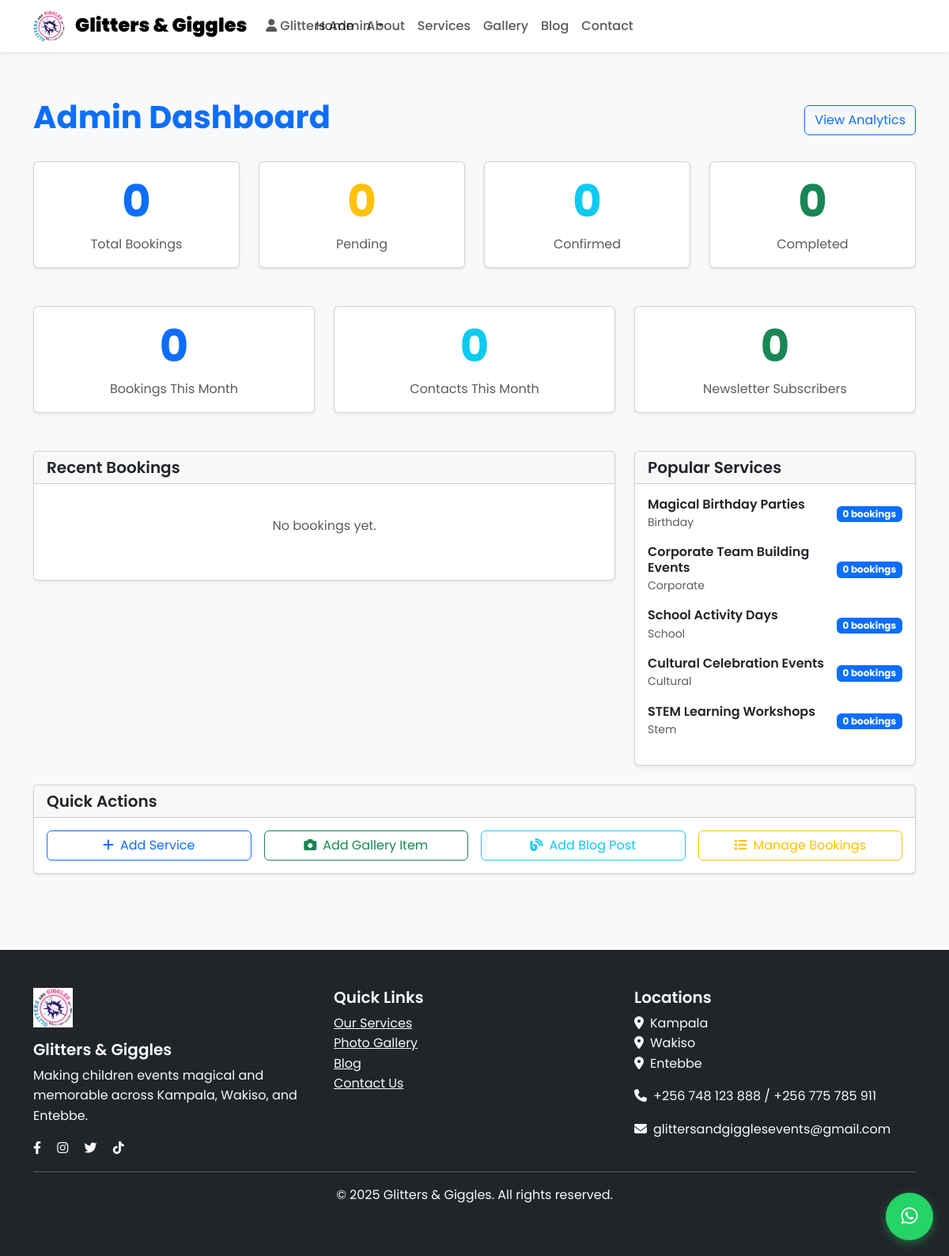
The app's page /dashboard/ (signed in), older data.
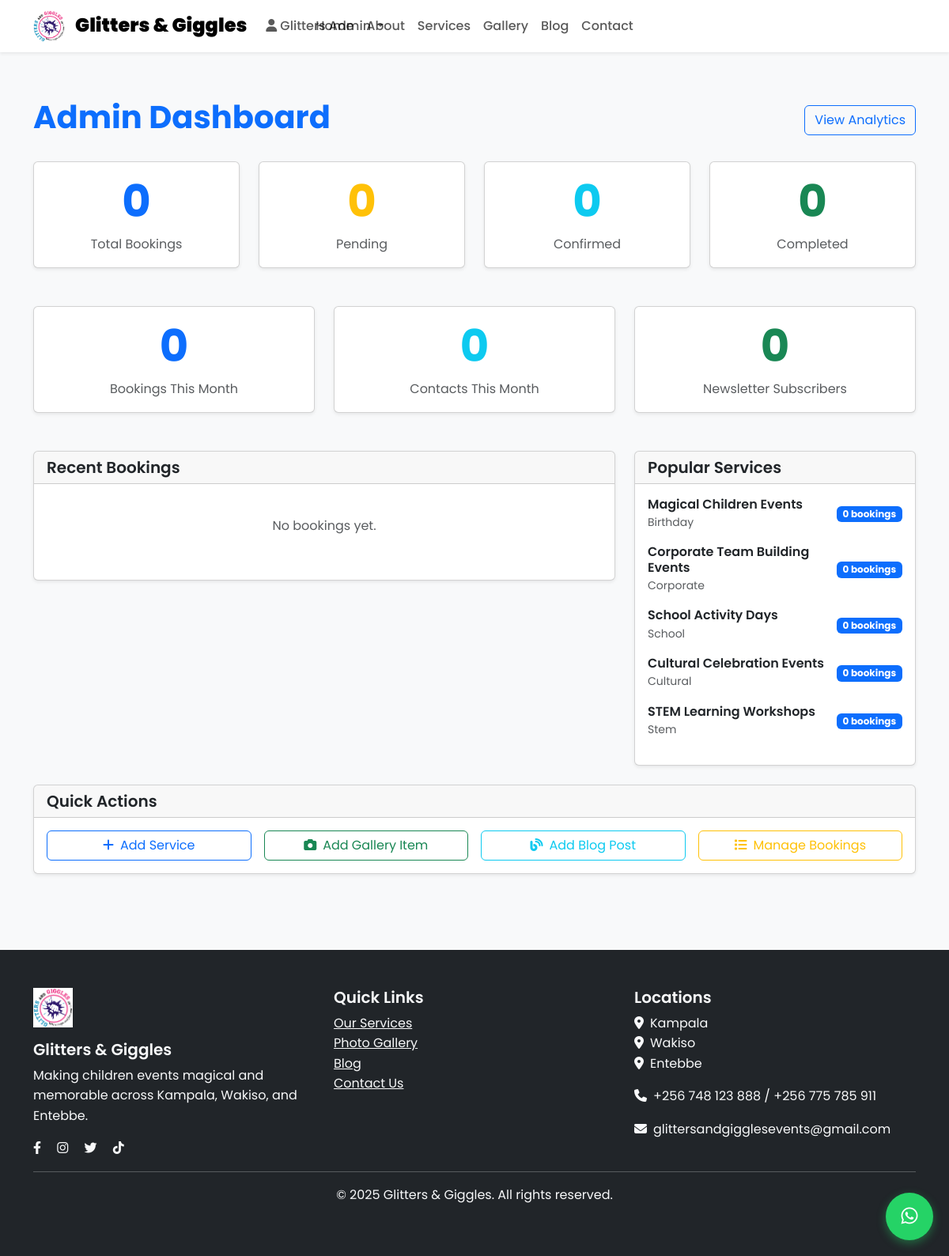
The same page, newer data.
### accounts/models.py (models this page shows, shortened)
class User(AbstractUser):
    ROLE_CHOICES = [
        ('admin', 'Admin'),
        ('staff', 'Staff'),
        ('client', 'Client'),
    ]
    name = models.CharField(max_length=255, blank=True)
    phone = models.CharField(max_length=20, blank=True)
    role = models.CharField(
        max_length=10,
        choices=ROLE_CHOICES,
        default='client'
    )

### services/models.py (models this page shows, shortened)
class Service(models.Model):
    CATEGORY_CHOICES = [
        ('birthday', 'Birthday Parties'),
        ('corporate', 'Corporate Events'),
        ('school', 'School Activities'),
        ('cultural', 'Cultural Events'),
        ('stem', 'STEM Learning'),
        ('inclusive', 'Inclusive Play'),
    ]
    title = models.CharField(max_length=200)
    description = models.TextField()
    price_range = models.CharField(max_length=100, help_text="e.g., 'UGX 500,000 - 1,000,000'")
    category = models.CharField(max_length=20, choices=CATEGORY_CHOICES)
    image = models.ImageField(upload_to='services/', blank=True, null=True)
    is_active = models.BooleanField(default=True)
    created_at = models.DateTimeField(auto_now_add=True)
    updated_at = models.DateTimeField(auto_now=True)
    class Meta:
        ordering = ['-created_at']

### dashboard/views.py (the view)
# urls.py: path('', views.dashboard, name='dashboard'),
@login_required
@user_passes_test(is_staff_or_admin)
def dashboard(request):
    now = timezone.now()
    start_of_month = now.replace(day=1, hour=0, minute=0, second=0, microsecond=0)
    total_bookings = Booking.objects.count()
    pending_bookings = Booking.objects.filter(status='pending').count()
    confirmed_bookings = Booking.objects.filter(status='confirmed').count()
    completed_bookings = Booking.objects.filter(status='completed').count()
    monthly_bookings = Booking.objects.filter(created_at__gte=start_of_month).count()
    monthly_contacts = Contact.objects.filter(created_at__gte=start_of_month).count()
    recent_bookings = Booking.objects.select_related('event_type').order_by('-created_at')[:5]
    popular_services = Service.objects.annotate(
        booking_count=Count('booking')
    ).order_by('-booking_count')[:5]
    total_subscribers = Newsletter.objects.filter(is_active=True).count()
    context = {
        'total_bookings': total_bookings,
        'pending_bookings': pending_bookings,
        'confirmed_bookings': confirmed_bookings,
        'completed_bookings': completed_bookings,
        'monthly_bookings': monthly_bookings,
        'monthly_contacts': monthly_contacts,
        'recent_bookings': recent_bookings,
        'popular_services': popular_services,
        'total_subscribers': total_subscribers,
    }
    return render(request, 'dashboard/dashboard.html', context)

### templates/dashboard/dashboard.html (shortened to what this page needs)
{% extends 'base/base.html' %}
{% block content %}
<section class="py-5">
    <div class="container">
        <div class="d-flex justify-content-between align-items-center mb-4">
            <h1 class="display-5 fw-bold text-primary">Admin Dashboard</h1>
            <a href="{% url 'analytics' %}" class="btn btn-outline-primary">View Analytics</a>
        </div>
        <div class="row g-4 mb-5">
            <div class="col-lg-3 col-md-6">
                <div class="card text-center shadow-sm">
                    <div class="card-body">
                        <div class="display-4 fw-bold text-primary mb-2">{{ total_bookings }}</div>
                        <p class="text-muted mb-0">Total Bookings</p>
                    </div>
                </div>
            </div>
            <div class="col-lg-3 col-md-6">
                <div class="card text-center shadow-sm">
                    <div class="card-body">
                        <div class="display-4 fw-bold text-warning mb-2">{{ pending_bookings }}</div>
                        <p class="text-muted mb-0">Pending</p>
                    </div>
                </div>
            </div>
            <div class="col-lg-3 col-md-6">
                <div class="card text-center shadow-sm">
                    <div class="card-body">
                        <div class="display-4 fw-bold text-info mb-2">{{ confirmed_bookings }}</div>
                        <p class="text-muted mb-0">Confirmed</p>
                    </div>
                </div>
            </div>
            <div class="col-lg-3 col-md-6">
                <div class="card text-center shadow-sm">
                    <div class="card-body">
                        <div class="display-4 fw-bold text-success mb-2">{{ completed_bookings }}</div>
                        <p class="text-muted mb-0">Completed</p>
                    </div>
                </div>
            </div>
        </div>
        <div class="row g-4 mb-5">
            <div class="col-lg-4">
                <div class="card shadow-sm">
                    <div class="card-body text-center">
                        <div class="display-4 fw-bold text-primary mb-2">{{ monthly_bookings }}</div>
                        <p class="text-muted mb-0">Bookings This Month</p>
                    </div>
                </div>
            </div>
            <div class="col-lg-4">
                <div class="card shadow-sm">
                    <div class="card-body text-center">
                        <div class="display-4 fw-bold text-info mb-2">{{ monthly_contacts }}</div>
                        <p class="text-muted mb-0">Contacts This Month</p>
                    </div>
                </div>
            </div>
            <div class="col-lg-4">
                <div class="card shadow-sm">
                    <div class="card-body text-center">
                        <div class="display-4 fw-bold text-success mb-2">{{ total_subscribers }}</div>
                        <p class="text-muted mb-0">Newsletter Subscribers</p>
                    </div>
                </div>
            </div>
        </div>
        <div class="row g-4">
            <div class="col-lg-8">
                <div class="card shadow-sm">
                    <div class="card-header">
                        <h5 class="mb-0">Recent Bookings</h5>
                    </div>
                    <div class="card-body">
                        {% if recent_bookings %}
                            <div class="table-responsive">
                                <table class="table table-hover">
                                    <thead>
                                        <tr>
                                            <th>Client</th>
                                            <th>Service</th>
                                            <th>Date</th>
                                            <th>Status</th>
                                            <th>Actions</th>
                                        </tr>
                                    </thead>
                                    <tbody>
                                        {% for booking in recent_bookings %}
                                        <tr>
                                            <td>{{ booking.client_name }}</td>
                                            <td>{{ booking.event_type.title }}</td>
                                            <td>{{ booking.date|date:"M d, Y" }}</td>
                                            <td>
                                                <span class="badge bg-{% if booking.status == 'pending' %}warning{% elif booking.status == 'confirmed' %}info{% elif booking.status == 'completed' %}success{% else %}secondary{% endif %}">
                                                    {{ booking.get_status_display }}
                                                </span>
                                            </td>
                                            <td>
                                                <a href="{% url 'admin:bookings_booking_change' booking.id %}" class="btn btn-sm btn-outline-primary">View</a>
                                            </td>
                                        </tr>
                                        {% endfor %}
                                    </tbody>
                                </table>
                            </div>
                        {% else %}
                            <p class="text-muted text-center py-4">No bookings yet.</p>
                        {% endif %}
                    </div>
                </div>
            </div>
            <div class="col-lg-4">
                <div class="card shadow-sm">
                    <div class="card-header">
                        <h5 class="mb-0">Popular Services</h5>
                    </div>
                    <div class="card-body">
                        {% if popular_services %}
                            {% for service in popular_services %}
                            <div class="d-flex justify-content-between align-items-center mb-3">
                                <div>
                                    <h6 class="mb-0">{{ service.title }}</h6>
                                    <small class="text-muted">{{ service.category|title }}</small>
                                </div>
                                <span class="badge bg-primary">{{ service.booking_count }} bookings</span>
                            </div>
                            {% endfor %}
                        {% else %}
                            <p class="text-muted text-center py-4">No service data yet.</p>
                        {% endif %}
                    </div>
                </div>
            </div>
        </div>
        <div class="row mt-4">
            <div class="col-12">
                <div class="card shadow-sm">
                    <div class="card-header">
                        <h5 class="mb-0">Quick Actions</h5>
                    </div>
                    <div class="card-body">
                        <div class="row g-3">
                            <div class="col-md-3">
                                <a href="{% url 'admin:services_service_add' %}" class="btn btn-outline-primary w-100">
                                    <i class="fas fa-plus me-2"></i>Add Service
                                </a>
                            </div>
                            <div class="col-md-3">
                                <a href="{% url 'admin:gallery_gallery_add' %}" class="btn btn-outline-success w-100">
                                    <i class="fas fa-camera me-2"></i>Add Gallery Item
                                </a>
                            </div>
                            <div class="col-md-3">
                                <a href="{% url 'admin:blog_blog_add' %}" class="btn btn-outline-info w-100">
                                    <i class="fas fa-blog me-2"></i>Add Blog Post
                                </a>
                            </div>
                            <div class="col-md-3">
                                <a href="{% url 'admin:bookings_booking_changelist' %}" class="btn btn-outline-warning w-100">
                                    <i class="fas fa-list me-2"></i>Manage Bookings
                                </a>
                            </div>
                        </div>
                    </div>
                </div>
            </div>
        </div>
    </div>
</section>
{% endblock %}

### templates/base/base.html (shortened to what this page needs)
{% load static %}
<!DOCTYPE html>
<html lang="en">
<head>
    <link href="https://cdn.jsdelivr.net/npm/bootstrap@5.3.0/dist/css/bootstrap.min.css" rel="stylesheet">
    <link rel="stylesheet" href="https://cdnjs.cloudflare.com/ajax/libs/font-awesome/6.4.0/css/all.min.css">
    <link rel="stylesheet" href="{% static 'css/style.css' %}">
</head>
<body>
    <nav class="navbar navbar-expand-lg navbar-light bg-white shadow-sm fixed-top">
        <div class="container">
            <a class="navbar-brand" href="{% url 'home' %}">
                <img src="{% static 'img/logo.png' %}" alt="Glitters & Giggles Logo" class="navbar-logo me-2" style="height: 40px;">
                <strong>Glitters & Giggles</strong>
            </a>
            <div class="collapse navbar-collapse" id="navbarNav">
                <ul class="navbar-nav mx-auto">
                    <li class="nav-item">
                        <a class="nav-link" href="{% url 'home' %}">Home</a>
                    </li>
                    <li class="nav-item">
                        <a class="nav-link" href="{% url 'about' %}">About</a>
                    </li>
                    <li class="nav-item">
                        <a class="nav-link" href="{% url 'services' %}">Services</a>
                    </li>
                    <li class="nav-item">
                        <a class="nav-link" href="{% url 'gallery' %}">Gallery</a>
                    </li>
                    <li class="nav-item">
                        <a class="nav-link" href="{% url 'blog' %}">Blog</a>
                    </li>
                    <li class="nav-item">
                        <a class="nav-link" href="{% url 'contact' %}">Contact</a>
                    </li>
                </ul>
                <ul class="navbar-nav">
                    {% if user.is_authenticated %}
                        <li class="nav-item dropdown">
                            <a class="nav-link dropdown-toggle" href="#" id="userDropdown" role="button" data-bs-toggle="dropdown">
                                <i class="fas fa-user me-1"></i>{{ user.name|default:user.username }}
                            </a>
                        </li>
                    {% endif %}
                </ul>
            </div>
        </div>
    </nav>
    <main>
        {% block content %}{% endblock %}
    </main>
    <footer class="bg-dark text-light py-5 mt-5">
        <div class="container">
            <div class="row">
                <div class="col-md-4">
                    <img src="{% static 'img/logo.png' %}" alt="Glitters & Giggles Logo" class="footer-logo mb-3" style="height: 50px;">
                    <h5>Glitters & Giggles</h5>
                    <p>Making children events magical and memorable across Kampala, Wakiso, and Entebbe.</p>
                    <div class="social-links">
                        <a href="#" class="text-light me-3"><i class="fab fa-facebook-f"></i></a>
                        <a href="#" class="text-light me-3"><i class="fab fa-instagram"></i></a>
                        <a href="#" class="text-light me-3"><i class="fab fa-twitter"></i></a>
                        <a href="https://www.tiktok.com/@glitters.and.gigg" target="_blank" class="text-light me-3" title="Follow us on TikTok">
                            <i class="fab fa-tiktok"></i>
                        </a>
                    </div>
                </div>
                <div class="col-md-4">
                    <h5>Quick Links</h5>
                    <ul class="list-unstyled">
                        <li><a href="{% url 'services' %}" class="text-light">Our Services</a></li>
                        <li><a href="{% url 'gallery' %}" class="text-light">Photo Gallery</a></li>
                        <li><a href="{% url 'blog' %}" class="text-light">Blog</a></li>
                        <li><a href="{% url 'contact' %}" class="text-light">Contact Us</a></li>
                    </ul>
                </div>
                <div class="col-md-4">
                    <h5>Locations</h5>
                    <ul class="list-unstyled">
                        <li><i class="fas fa-map-marker-alt me-2"></i>Kampala</li>
                        <li><i class="fas fa-map-marker-alt me-2"></i>Wakiso</li>
                        <li><i class="fas fa-map-marker-alt me-2"></i>Entebbe</li>
                    </ul>
                    <p><i class="fas fa-phone me-2"></i>+256 748 123 888 / +256 775 785 911</p>
                    <p><i class="fas fa-envelope me-2"></i>glittersandgigglesevents@gmail.com</p>
                </div>
            </div>
            <hr>
            <div class="text-center">
                <p>&copy; 2025 Glitters & Giggles. All rights reserved.</p>
            </div>
        </div>
    </footer>
    <div id="whatsapp-widget" class="whatsapp-widget">
        <a href="https://wa.me/256748123888" target="_blank" class="whatsapp-link" title="Chat with us on WhatsApp">
            <i class="fab fa-whatsapp"></i>
        </a>
    </div>
</body>
</html>

Row changes from the older to the newer data that the page shows:
changed Service "Birthday": title "Magical Birthday Parties" → "Magical Children Events"
